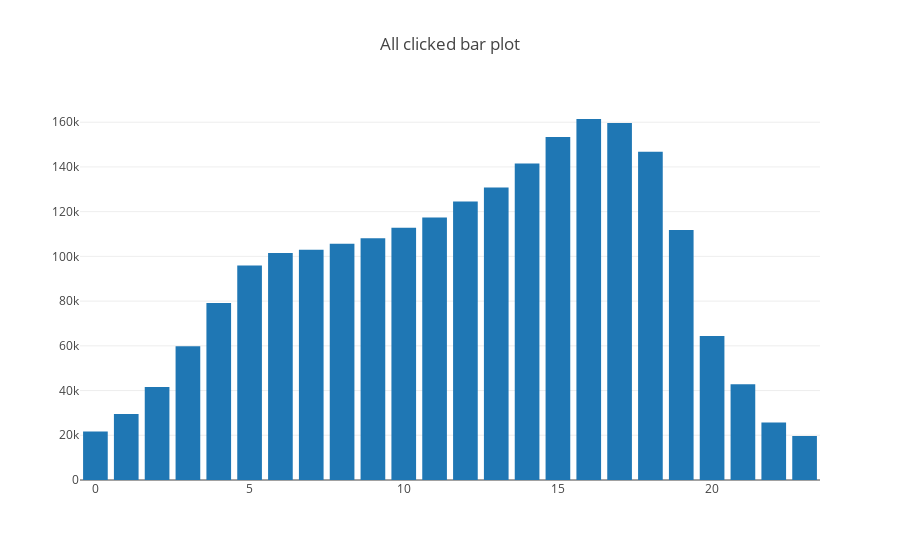

This figure's notebook cell:
### Code cell
// https://alexarchambault.github.io/plotly-scala
val data = Seq(
  Bar(
      tmp_hour_clicked,
      tmp_count_clicked
  )
)

val layout = Layout(
  title = "All clicked bar plot"
)

plot(data, layout)

### Figure 1 — Plotly figure (JSON) as saved in the notebook; plotly's stock layout.template omitted (floating-point values rounded to 4 significant figures)
{"data": [{"type": "bar", "x": [0, 1, 2, 3, 4, 5, 6, 7, 8, 9, 10, 11, 12, 13, 14, 15, 16, 17, 18, 19, 20, 21, 22, 23], "y": [21653, 29462, 41578, 59806, 79186, 95955, 101542, 103005, 105639, 108082, 112775, 117419, 124520, 130851, 141560, 153342, 161440, 159603, 146755, 111805, 64369, 42839, 25737, 19707]}], "layout": {"title": "All clicked bar plot"}}
